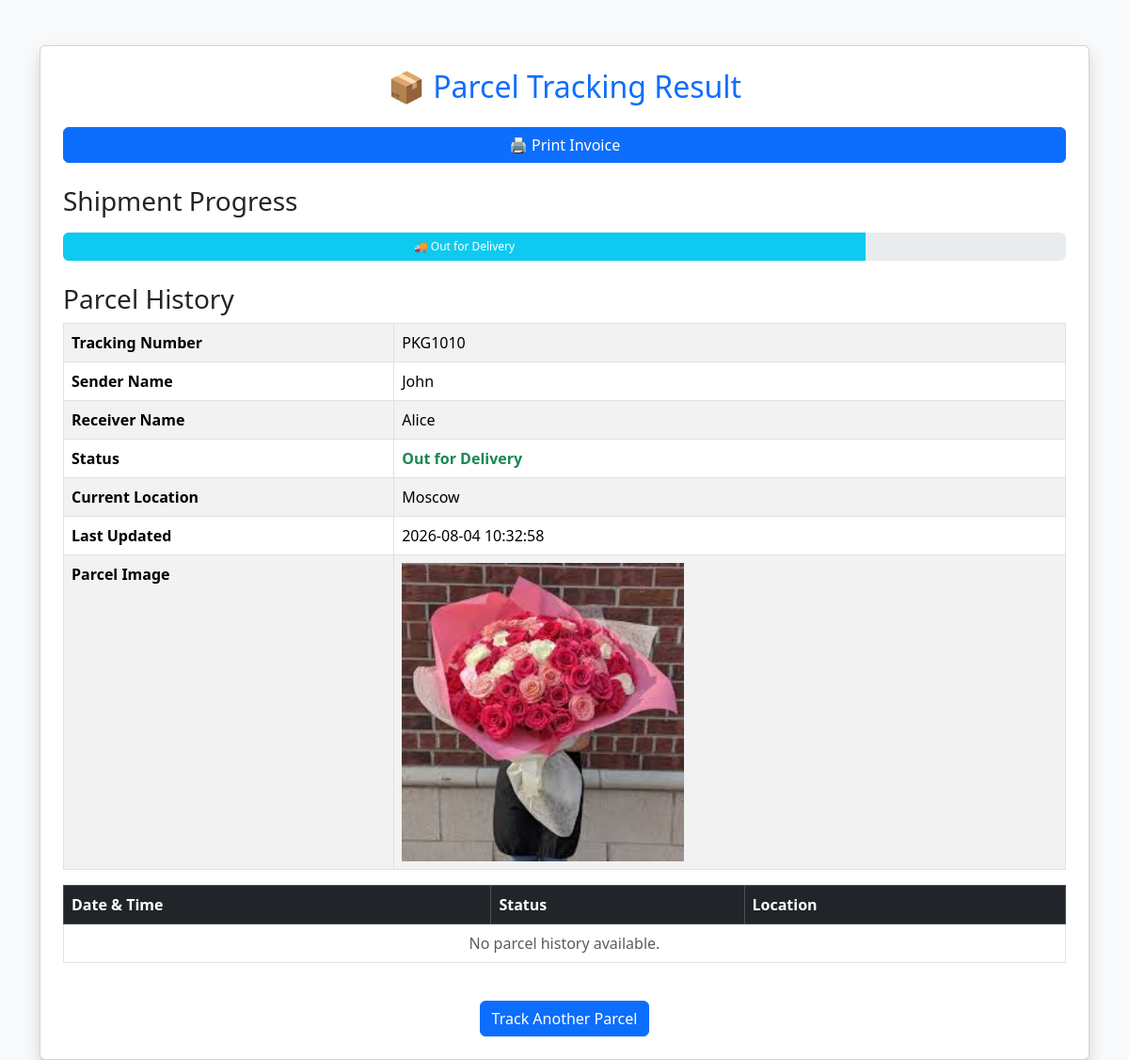
Page /track/14 on the committed database.
### tables this page shows
CREATE TABLE parcels (
        id INTEGER PRIMARY KEY AUTOINCREMENT,
        tracking_number TEXT UNIQUE NOT NULL,
        sender_name TEXT,
        receiver_name TEXT,
        status TEXT,
        location TEXT,
        updated_at TEXT
    , receiver_email TEXT, parcel_image TEXT);

### app.py (the view)
@app.route("/track/<int:parcel_id>")
def track_parcel(parcel_id):
    conn = sqlite3.connect("database/parcels.db")
    conn.row_factory = sqlite3.Row
    cursor = conn.cursor()
    cursor.execute(
        "SELECT * FROM parcels WHERE id=?",
        (parcel_id,)
    )
    parcel = cursor.fetchone()
    conn.close()
    if not parcel:
        return render_template(
            "index.html",
            message="Tracking number not found."
        )
    return render_template(
        "result.html",
        parcel=parcel
    )

### templates/result.html (shortened to what this page needs)
<!DOCTYPE html>
<html lang="en">
<head>
    <link rel="stylesheet" href="https://cdn.jsdelivr.net/npm/bootstrap@5.3.3/dist/css/bootstrap.min.css">
</head>
<body class="bg-light">
    <div class="container mt-5">
        <div class="card shadow p-4">
            <h2 class="text-center text-primary mb-4">
                📦 Parcel Tracking Result
            </h2>
            <table class="table table-bordered table-striped">
                <tr>
                    <th>Tracking Number</th>
                    <td>{{ parcel[1] }}</td>
                </tr>
                <tr>
                    <th>Sender Name</th>
                    <td>{{ parcel[2] }}</td>
                </tr>
                <tr>
                    <th>Receiver Name</th>
                    <td>{{ parcel[3] }}</td>
                </tr>
                <tr>
                    <th>Status</th>
                    <td class="text-success fw-bold">{{ parcel[4] }}</td>
                </tr>
                <tr>
                    <th>Current Location</th>
                    <td>{{ parcel[5] }}</td>
                </tr>
                <tr>
                    <th>Last Updated</th>
                    <td>{{ parcel[6] }}</td>
                </tr>
                <tr>
                    <th>Parcel Image</th>
                    <td>
                        {% if parcel["parcel_image"] %}
                            <img src="{{ url_for('static', filename='uploads/' ~ parcel["parcel_image"]) }}"
                                width="300"
                                alt="Parcel Image">
                        {% else %}
                            <img src="{{ url_for('static', filename='uploads/box.jpg') }}"
                                width="300"
                                alt="Parcel Image">
                        {% endif %}
                    </td>
                </tr>
            <button onclick="window.print()" class="btn btn-primary">
                   🖨️ Print Invoice
            </button>
            <div class="mt-4">
                <h3 class="mb-3">Shipment Progress</h3>
                <div class="progress" style="height:30px;">
                    {% if parcel[4] == "Created" %}
                    <div class="progress-bar bg-primary" style="width:25%;">
                        📦 Created
                    </div>
                    {% elif parcel[4] == "Pending" %}
                    <div class="progress-bar bg-warning" style="width:20%;">
                        ⏳ Pending
                    </div>
                    {% elif parcel[4] == "Received" %}
                    <div class="progress-bar bg-primary" style="width:40%;">
                        📦 Received
                    </div>
                    {% elif parcel[4] == "Out for Delivery" %}
                    <div class="progress-bar bg-info" style="width:80%;">
                        🚚 Out for Delivery
                    </div>
                    {% elif parcel[4] == "Delivered" %}
                    <div class="progress-bar bg-success" style="width:100%;">
                        ✅ Delivered
                    </div>
                    {% elif parcel[4] == "On Hold" %}
                    <div class="progress-bar bg-danger" style="width:60%;">
                        ⛔ On Hold
                    </div>
                    {% endif %}
                    </div>
                </div>
            </div>
            <h3 class="mt-4">Parcel History</h3>
            <table class="table table-bordered table-hover">
                <thead class="table-dark">
                    <tr>
                        <th>Date & Time</th>
                        <th>Status</th>
                        <th>Location</th>
                    </tr>
                </thead>
                <tbody>
                    {% if history %}
                        {% for item in history %}
                        <tr>
                            <td>{{ item.updated_at }}</td>
                            <td>{{ item.status }}</td>
                            <td>{{ item.location }}</td>
                        </tr>
                        {% endfor %}
                    {% else %}
                        <tr>
                            <td colspan="3" class="text-center text-muted">
                                No parcel history available.
                            </td>
                        </tr>
                    {% endif %}
                </tbody>
            </table>
            <div class="text-center mt-4">
                <a href="/" class="btn btn-primary">
                    Track Another Parcel
                </a>
            </div>
        </div>
</body>
</html>

### rows in the picture
parcels: tracking_number "PKG1010", sender_name "John", receiver_name "Alice", status "Out for Delivery", location "Moscow", updated_at "2026-08-04 10:32:58", parcel_image (picture)
